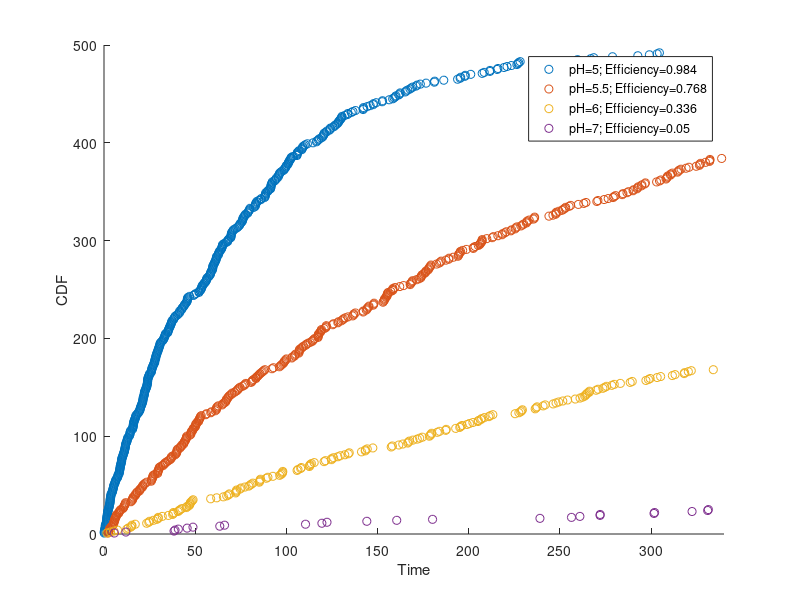

MATLAB code for this plot:
function [] = Generate_Test_Data()

PHValues = [5,5.5,6,7];
k_base = 1300;
NumberPoints = 500;
TimeCutoff =  340;
DiagnosticWindow = figure(1);
clf;

for p = 1:length(PHValues)
    pH = PHValues(p);
    k = k_base*10^-pH;
    
    WaitTimeList = exprnd(1/k,NumberPoints,1);
    WaitTimeList = WaitTimeList(WaitTimeList <TimeCutoff);
    
    [CumX, CumY] = Calculate_CDF(WaitTimeList);
    
    % compile data to save
    CDFData(p).SortedpHtoFList = sort(WaitTimeList);
    CDFData(p).pH = pH;
    CDFData(p).EfficiencyBefore = length(WaitTimeList)/NumberPoints;
    CDFData(p).EfficiencyAfter = [];
    CDFData(p).Name = num2str(pH);
    CDFData(p).CumX = CumX;
    CDFData(p).CumY = CumY;
    CDFData(p).CumYNorm = CumY/max(CumY);
    
    set(0,'CurrentFigure',DiagnosticWindow)
    hold on
    plot(CumX,CumY,'o')
%     plot(CumX,CumY/max(CumY),'o')
    drawnow
    
    LegendInfo{1,p} = strcat('pH=',num2str(pH),'; Efficiency=',num2str(length(WaitTimeList)/NumberPoints));
end

set(0,'CurrentFigure',DiagnosticWindow)
legend(LegendInfo,'Location','best');
xlim([0 TimeCutoff])
xlabel('Time');
ylabel('CDF');

save('TestData47.mat','CDFData')

end

function [CumX, CumY] = Calculate_CDF(WaitTimeList)
%Changes WaitTimeList to proportion hemifused over time and makes cum
%dist(Not normalized)

    WaitTimeList = sort(WaitTimeList);
    
    Y = 1:length(WaitTimeList);
    New_Pt = 0;
    
    for i = 1:length(Y)
       if i == length(Y)
            New_Pt = New_Pt +1;
           CumX(New_Pt) = WaitTimeList(i);
           CumY(New_Pt) = Y(i);
           continue
       end
       if WaitTimeList(i) == WaitTimeList(i+1)
           continue
       else
           New_Pt = New_Pt +1;
           CumX(New_Pt) = WaitTimeList(i);
           CumY(New_Pt) = Y(i);
       end
    end
 
end